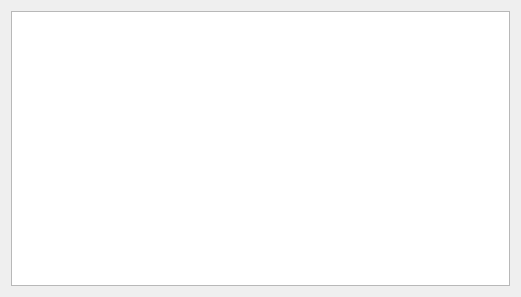
<?xml version="1.0" encoding="UTF-8"?>
<ui version="4.0">
 <class>Form</class>
 <widget class="QWidget" name="Form">
  <property name="geometry">
   <rect>
    <x>0</x>
    <y>0</y>
    <width>521</width>
    <height>297</height>
   </rect>
  </property>
  <property name="minimumSize">
   <size>
    <width>521</width>
    <height>297</height>
   </size>
  </property>
  <property name="maximumSize">
   <size>
    <width>521</width>
    <height>297</height>
   </size>
  </property>
  <property name="windowTitle">
   <string>Measure</string>
  </property>
  <layout class="QVBoxLayout" name="verticalLayout_2">
   <item>
    <widget class="PlotWidget" name="graphicsView"/>
   </item>
  </layout>
 </widget>
 <customwidgets>
  <customwidget>
   <class>PlotWidget</class>
   <extends>QGraphicsView</extends>
   <header>pyqtgraph.h</header>
  </customwidget>
 </customwidgets>
 <resources/>
 <connections/>
</ui>
